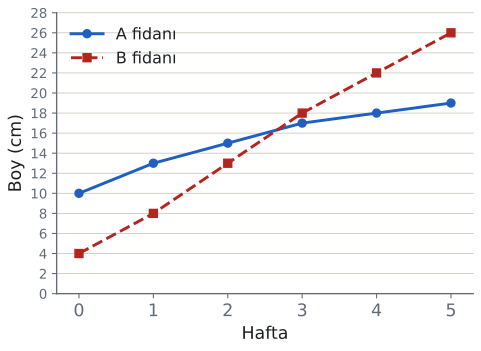

Write the Python code that produced this figure.
import sys; sys.path.insert(0, "tools")
from cizim import *

# Alıştırma Soru 10: iki fidanın boyu. A: 10, 13, 15, 17, 18, 19; B: 4, 8, 13, 18, 22, 26.
x = [0, 1, 2, 3, 4, 5]; A = [10, 13, 15, 17, 18, 19]; B = [4, 8, 13, 18, 22, 26]
fig, ax = sekil(5.6, 3.8)
ax.plot(x, A, color=MAVI, marker="o", markersize=6, label="A fidanı", zorder=3)
ax.plot(x, B, color=KIRMIZI, marker="s", markersize=6, ls="--", label="B fidanı", zorder=3)
ax.set_xticks(x); ax.set_yticks(range(0, 29, 2)); ax.set_ylim(0, 28); ax.set_xlim(-0.3, 5.3)
ax.tick_params(axis="y", labelsize=10)
ax.set_xlabel("Hafta"); ax.set_ylabel("Boy (cm)")
ax.legend(loc="upper left", frameon=False, fontsize=12)
for k in ("top", "right"): ax.spines[k].set_visible(False)
ax.grid(axis="y", color=CIZGI, lw=0.6); ax.set_axisbelow(True)
kaydet(fig, __file__)
